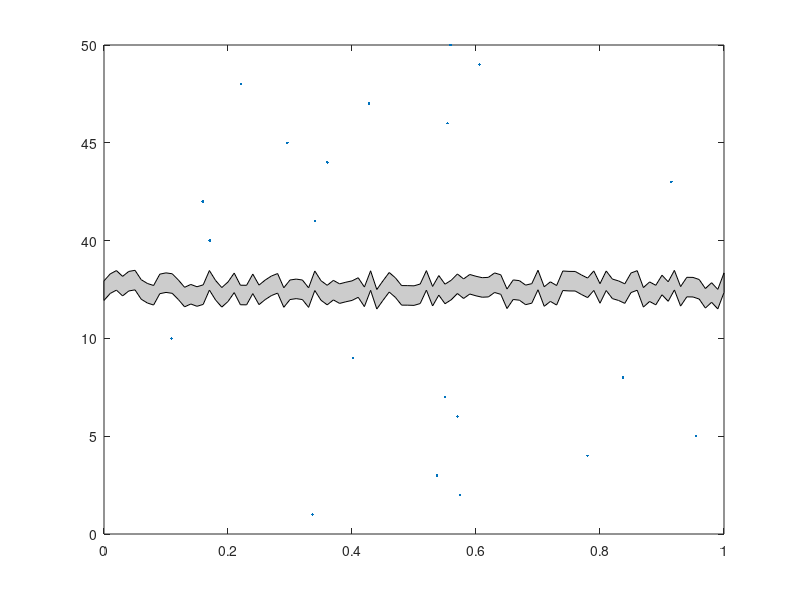

MATLAB code to generate this figure:
function h=BreakPlot(x,y,y_break_start,y_break_end,break_type)
% BreakPlot(x,y,y_break_start,y_break_end,break_type)
% Produces a plot who's y-axis skips to avoid unecessary blank space
% 
% INPUT
% x
% y
% y_break_start
% y_break_end
% break_type
%    if break_type='RPatch' the plot will look torn
%       in the broken space
%    if break_type='Patch' the plot will have a more
%       regular, zig-zag tear
%    if break_plot='Line' the plot will merely have
%       some hash marks on the y-axis to denote the
%       break
%
% USAGE:
% figure;
% BreakPlot(rand(1,21),[1:10,40:50],10,40,'Line');
% figure;
% BreakPlot(rand(1,21),[1:10,40:50],10,40,'Patch');
% figure;
% BreakPlot(rand(1,21),[1:10,40:50],10,40,'RPatch');
% figure;
% x=rand(1,21);y=[1:10,40:50];
% subplot(2,1,1);plot(x(y>=40),y(y>=40),'.');
% set(gca,'XTickLabel',[]);
% subplot(2,1,2);plot(x(y<=20),y(y<=20),'.');
%
% IT'S NOT FANCY, BUT IT WORKS.
% Michael Robbins
% robbins@bloomberg.net
% michael.robbins@bloomberg.net
% data
if nargin<5 break_type='RPatch'; end;
if nargin<4 y_break_end=40; end;
if nargin<3 y_break_start=10; end;
if nargin<2 y=[1:10,40:50]; end;
if nargin<1 x=rand(1,21); end;
y_break_mid=(y_break_end-y_break_start)./2+y_break_start;
% erase useless data
x(y>y_break_start & y <y_break_end)=[]; % WHY THIS?
y(y>y_break_start & y <y_break_end)=[];
% leave room for the y_break_end
[junk,i]=min(y>=y_break_end);
if i>y_break_end
    x=[x(1:i-1) NaN x(i:end)];
    y=[y(1:i-1) y_break_mid y(i:end)];
end;
% remap
y2=y;
y2(y2>=y_break_end)=y2(y2>=y_break_end)-y_break_mid;
% plot
h=plot(x,y2,'.');
% make break
xlim=get(gca,'xlim');
ytick=get(gca,'YTick');
[junk,i]=min(ytick<=y_break_start);
y=(ytick(i)-ytick(i-1))./2+ytick(i-1);
dy=(ytick(2)-ytick(1))./10;
xtick=get(gca,'XTick');
x=xtick(1);
dx=(xtick(2)-xtick(1))./2;
switch break_type
    case 'Patch',
		% this can be vectorized
        dx=(xlim(2)-xlim(1))./10;
        yy=repmat([y-2.*dy y-dy],1,6);
        xx=xlim(1)+dx.*[0:11];
		patch([xx(:);flipud(xx(:))], ...
            [yy(:);flipud(yy(:)-2.*dy)], ...
            [.8 .8 .8])
    case 'RPatch',
		% this can be vectorized
        dx=(xlim(2)-xlim(1))./100;
        yy=y+rand(101,1).*2.*dy;
        xx=xlim(1)+dx.*(0:100);
		patch([xx(:);flipud(xx(:))], ...
            [yy(:);flipud(yy(:)-2.*dy)], ...
            [.8 .8 .8])
    case 'Line',
		line([x-dx x   ],[y-2.*dy y-dy   ]);
		line([x    x+dx],[y+dy    y+2.*dy]);
		line([x-dx x   ],[y-3.*dy y-2.*dy]);
		line([x    x+dx],[y+2.*dy y+3.*dy]);
end;
set(gca,'xlim',xlim);
% map back
ytick(ytick>y_break_start)=ytick(ytick>y_break_start)+y_break_mid;
for i=1:length(ytick)
   yticklabel{i}=sprintf('%d',ytick(i));
end;
set(gca,'yticklabel',yticklabel);